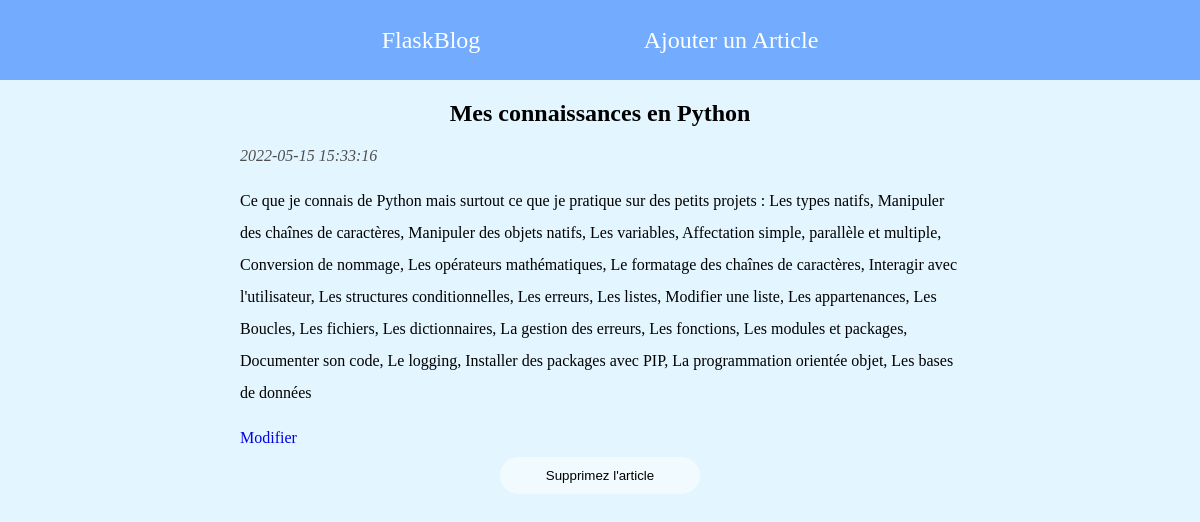
Page /3 on the committed database.
### tables this page shows
CREATE TABLE posts (
    id INTEGER PRIMARY KEY AUTOINCREMENT,
    created TIMESTAMP NOT NULL DEFAULT CURRENT_TIMESTAMP,
    title TEXT NOT NULL,
    content TEXT NOT NULL
);

### __init__.py (the view)
@app.route('/<int:post_id>')
def post(post_id):
    post = get_db_post(post_id)
    return render_template('blog/post.html', post=post)

### __init__.py (called while the page is built)
def get_db_connection():
    connection = sqlite3.connect('database.db')
    connection.row_factory = sqlite3.Row
    return connection

def get_db_post(post_id):
    dict_post_id = {"id" : post_id}
    conn = get_db_connection()
    post = conn.execute('SELECT * FROM posts WHERE id = :id', dict_post_id).fetchone()
    conn.close()
    if post is None:
        abort(404)
    return post

### templates/blog/post.html
{% extends 'base.html' %}
{% block content %}
<div class="post">
    <h2>{% block title %} {{ post['title'] }} {% endblock %}</h2>
    <span>{{ post['created'] }}</span>
    <p>{{ post['content'] }}</p>
    <a href="{{ url_for('edit', id=post['id']) }}">Modifier</a>
    <form action="{{ url_for('delete', id=post['id']) }}" method="POST">
        <input type="submit" class="button" value="Supprimez l'article" onclick="return confirm('Are you sure you want to delete this post?')">
    </form>
</div>
{% endblock %}

### templates/base.html (shortened to what this page needs)
<!DOCTYPE html>
<html lang="fr">
<head>
    <link rel="stylesheet" href="{{ url_for('static', filename= 'css/style.css') }}">
</head>
<body>
    <header>
        <nav>
            <ul>
                <li><a href="{{ url_for('index')}}">FlaskBlog</a></li>
                <li><a class="nav-link" href="{{url_for('create_post')}}">Ajouter un Article</a></li>
            </ul>
    </header>
    <main>{% block content %}{% endblock %}</main>
  </body>
</html>

### static/css/style.css (style rules this page uses)
* { padding: 0; margin: 0; }
body { background-color: #e3f5ff; }
header { width: 100%; background-color: #73abff; }
header nav { display: flex; justify-content: center; align-items: center; height: 10vh; }
header nav ul { display: flex; width: 50%; margin: 0 auto; justify-content: space-around; }
header nav ul li { list-style: none; }
header nav ul li a { text-decoration: none; color:white; font-size: 1.5rem; letter-spacing: 0.2; }
h1, h2 { text-align: center; padding: 20px; }
form { display: flex; flex-direction: column; width: 50%; margin: 0 auto; }
form input, form textarea { border: 1px solid transparent; padding: 20px; margin-top: 10px; background-color: rgba(255, 255, 255, 0.486); }
form label, .post span { font-style: italic; color:rgb(78, 78, 78); margin: 10px 0; }
form button, .button { width: 200px; margin: 0 auto; padding: 10px; margin-top: 10px; background-color: rgba(255, 255, 255, 0.486); border-radius:20px; }
.posts a, .post a { text-decoration: none; }
.post { margin: 0 20%; }
.post p { margin: 20px 0; line-height: 2rem; }

### rows in the picture
posts: title "Mes connaissances en Python", created "2022-05-15 15:33:16", content "Ce que je connais de Python mais surtout ce que je pratique sur des petits projets : Les types natifs, Manipuler des chaînes de caractères, Manipuler des objets natifs, Les variables, Affectation simple, parallèle et multiple, Conversion de nommage, Les opérateurs mathématiques, Le formatage des chaînes de caractères, Interagir avec l'utilisateur, Les structures conditionnelles, Les erreurs, Les listes, Modifier une liste, Les appartenances, Les Boucles, Les fichiers, Les dictionnaires, La gestion des erreurs, Les fonctions, Les modules et packages, Documenter son code, Le logging, Installer des packages avec PIP, La programmation orientée objet, Les bases de données"
